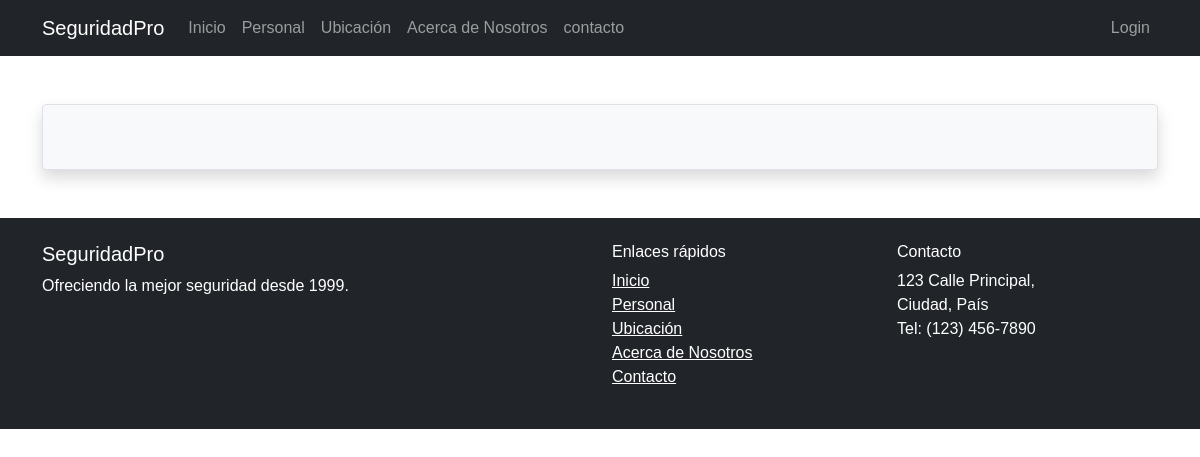
The page /acerca/ on the database as committed earlier.
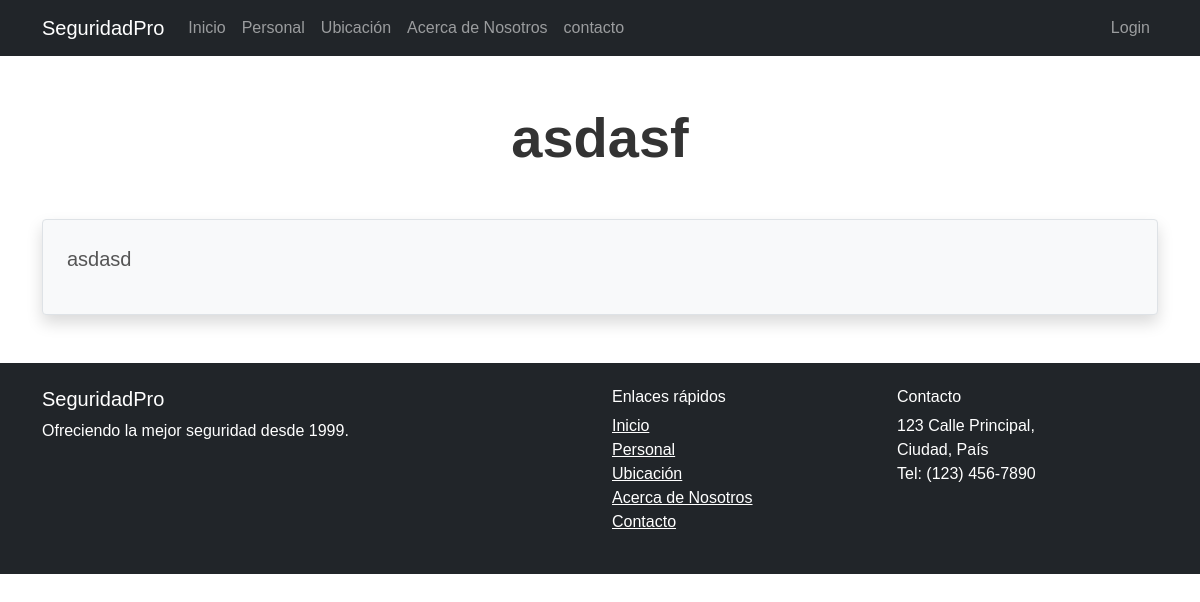
The same page on the database as committed later.
### Hunter_App/models.py (models this page shows, shortened)
class AcercaDe(models.Model):
    titulo = models.CharField(max_length=255)
    descripcion = models.TextField()

### Hunter_App/views.py (the view)
# urls.py: path('acerca/', acerca_de_nosotros, name='acerca_de_nosotros'),
def acerca_de_nosotros(request):
    info = AcercaDe.objects.first()
    if request.method == "POST" and request.user.is_authenticated:
        form = AcercaDeForm(request.POST, instance=info)
        if form.is_valid():
            form.save()
            return redirect('acerca_de_nosotros')
    else:
        form = AcercaDeForm(instance=info)
    return render(request, 'acercadenosotros.html', {'info': info, 'form': form})

### Hunter_App/templates/acercadenosotros.html (shortened to what this page needs)
{% extends "base.html" %}
{% block content %}
<div class="container mt-5">
    <h2 class="text-center mb-5 display-4">{{ info.titulo }}</h2>
    <div class="border p-4 rounded bg-light shadow">
        <p class="text-muted fs-5">{{ info.descripcion }}</p>
    </div>
</div>
{% endblock %}

Rows that differ between the two databases and show on the page:
added AcercaDe: titulo "asdasf", descripcion "asdasd"
